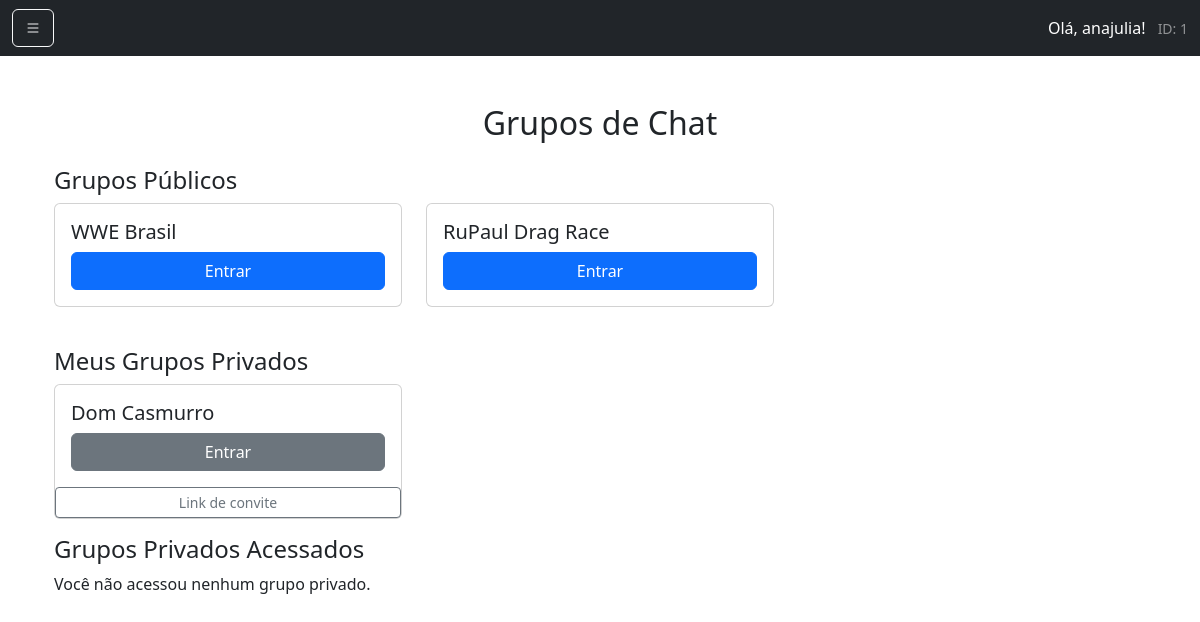
/chat/salas/ (signed in), run on an earlier commit of the app's database.
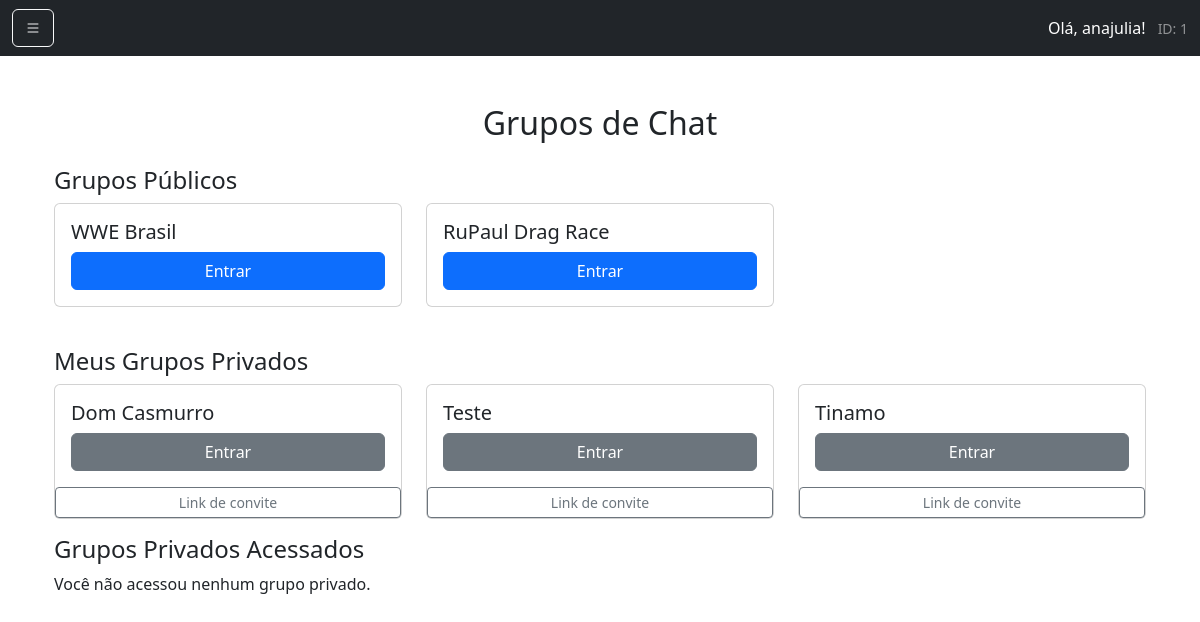
And on a later commit of the database.
### chat/models.py (models this page shows, shortened)
class Sala(models.Model):
    nome = models.CharField(max_length=100, unique=True)
    publica = models.BooleanField(default=True)
    senha = models.CharField(max_length=128, blank=True)
    dono = models.ForeignKey(User, on_delete=models.CASCADE, related_name='salas_criadas')
    is_dm = models.BooleanField(default=False)  # Adiciona a flag para DM
    token = models.CharField(max_length=36, unique=True, blank=True)

### chat/views.py (the view)
# urls.py: path('salas/', views.escolher_sala, name='salas'),
@login_required
def escolher_sala(request):
    salas_publicas = Sala.objects.filter(publica=True)
    minhas_salas_privadas = Sala.objects.filter(publica=False, dono=request.user)
    salas_autorizadas_ids = [
        int(chave.split('_')[1])
        for chave, autorizado in request.session.items()
        if chave.startswith("sala_") and autorizado
    ]
    salas_autorizadas = Sala.objects.filter(id__in=salas_autorizadas_ids, publica=False).exclude(dono=request.user)
    return render(request, 'chat/salas.html', {
        'salas_publicas': salas_publicas,
        'minhas_salas_privadas': minhas_salas_privadas,
        'salas_autorizadas': salas_autorizadas,
    })

### templates/chat/salas.html (shortened to what this page needs)
{% extends 'chat/base.html' %}
{% block content %}
<div class="container mt-5">
    <h2 class="text-center mb-4">Grupos de Chat</h2>
    <div class="mb-4">
        <h4>Grupos Públicos</h4>
        <div class="row">
            {% for sala in salas_publicas %}
                <div class="col-md-4 mb-3">
                    <div class="card">
                        <div class="card-body">
                            <h5 class="card-title">{{ sala.nome }}</h5>
                            <a href="{% url 'room' room_name=sala.nome %}" class="btn btn-primary w-100">Entrar</a>
                        </div>
                    </div>
                </div>
            {% empty %}
                <p>Não há salas públicas disponíveis.</p>
            {% endfor %}
        </div>
    </div>
    <div>
        <h4>Meus Grupos Privados</h4>
        <div class="row">
            {% for sala in minhas_salas_privadas %}
                <div class="col-md-4 mb-3">
                    <div class="card">
                        <div class="card-body">
                            <h5 class="card-title">{{ sala.nome }}</h5>
                            <a href="{% url 'room' room_name=sala.nome %}" class="btn btn-secondary w-100">Entrar</a>
                        </div>
                        <a href="{% url 'aceitar_convite' token=sala.token %}" class="btn btn-sm btn-outline-secondary float-end">Link de convite</a>
                    </div>
                </div>
            {% empty %}
                <p>Você não tem grupos privados.</p>
            {% endfor %}
        </div>
    </div>
    <h4>Grupos Privados Acessados</h4>
        <div class="row">
            {% for sala in salas_autorizadas %}
                <div class="col-md-4 mb-3">
                    <div class="card">
                        <div class="card-body">
                            <h5 class="card-title">{{ sala.nome }}</h5>
                            <a href="{% url 'room' room_name=sala.nome %}" class="btn btn-secondary w-100">Entrar</a>
                        </div>
                    </div>
                </div>
            {% empty %}
                <p>Você não acessou nenhum grupo privado.</p>
            {% endfor %}
        </div>
</div>
{% endblock %}

What changed in the data, as far as the page shows it:
added Sala: nome "Teste", shown under "Meus Grupos Privados"
added Sala: nome "Tinamo", shown under "Meus Grupos Privados"
